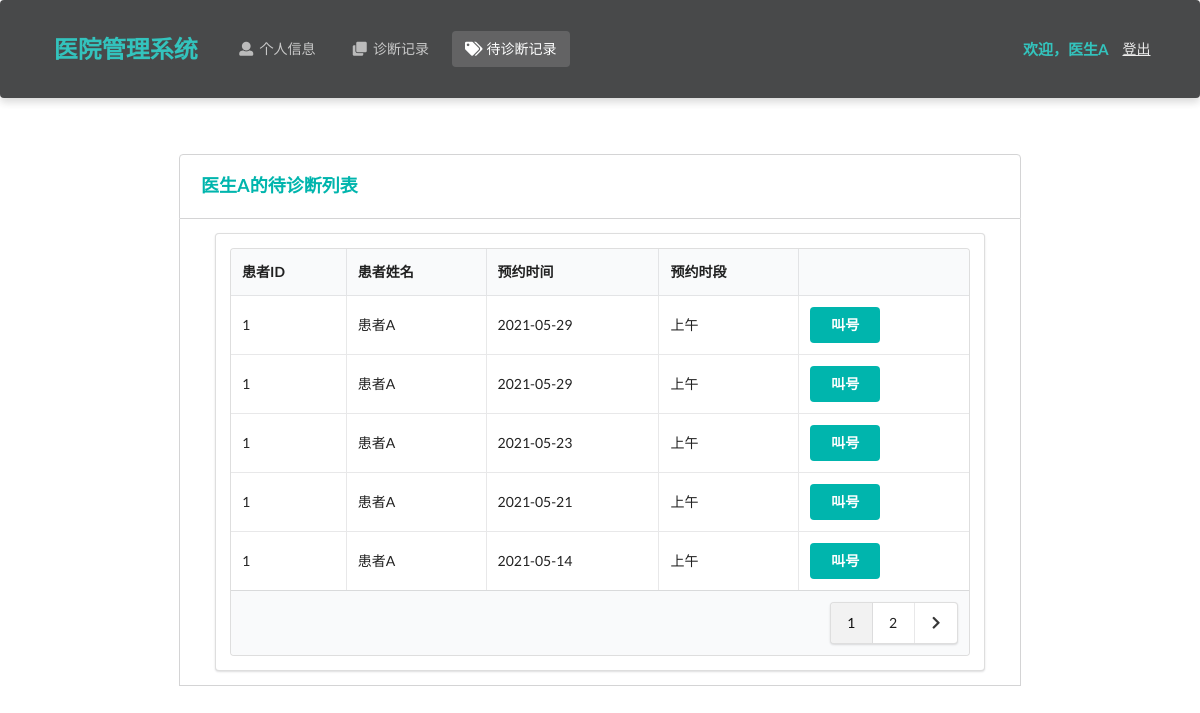
Before: /doctor/pendingDiagnosis/ (signed in) with the older database file.
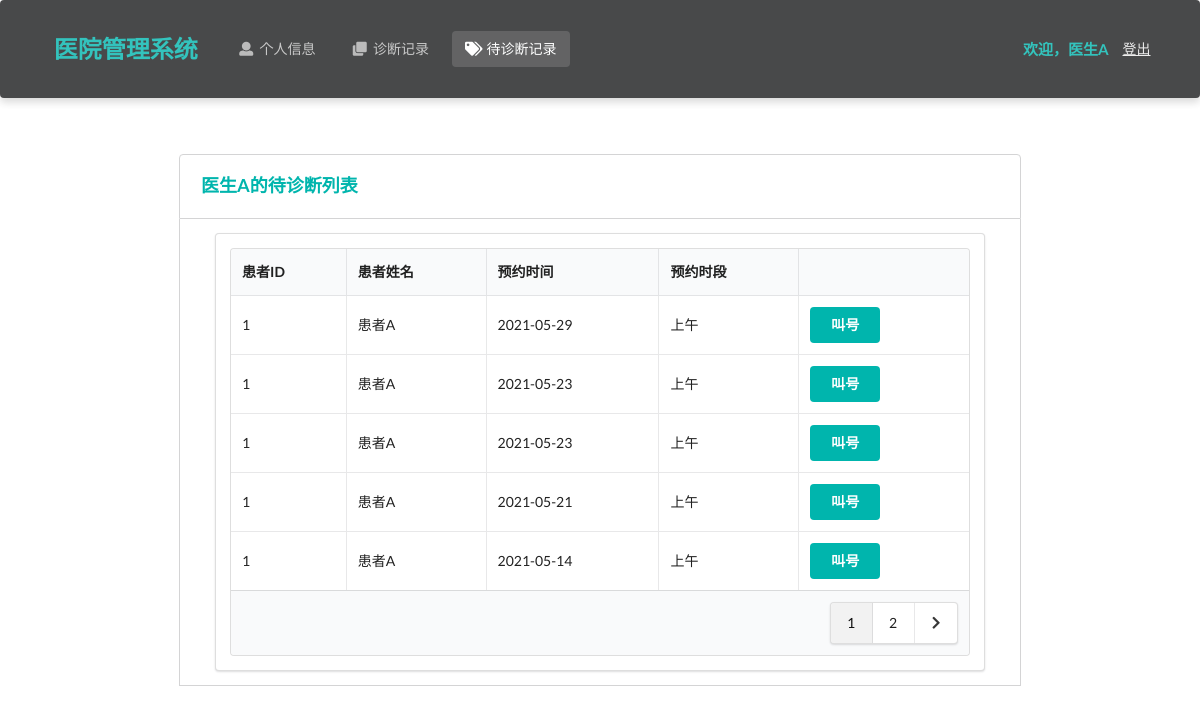
After: the same page with the newer database file.
### Hospital/models.py (models this page shows, shortened)
class Appointment(models.Model):
    time_choices = (
        ('Morning','上午'),
        ('Afternoon','下午')
    )
    patient = models.ForeignKey(Patient, on_delete=models.CASCADE) # 患者
    doctor = models.ForeignKey(Doctor, on_delete=models.CASCADE)  # 医生
    create_time = models.DateTimeField(auto_now_add=True)  # 创建时间
    appointment_date = models.DateTimeField()  # 预约日期
    appointment_time = models.CharField(max_length=10, choices=time_choices)  # 预约时间（上下午）
    isActive = models.BooleanField(default=True)  # 是否有效
    class Meta:
        ordering = ["-create_time"]

class Patient(models.Model):
    name = models.CharField(max_length=10)  # 姓名
    password = models.CharField(max_length=32)  # 密码
    gender = models.CharField(max_length=32, choices=gender_choices)  # 性别
    identity_card_no = models.CharField(max_length=32, unique=True)  # 身份证号
    medical_insurance = models.BooleanField()  # 是否有医保
    telephone_no = models.CharField(max_length=32)  # 电话号码
    birth_date = models.DateField()  # 出生日期
    create_time = models.DateTimeField(auto_now_add=True)  # 注册时间

### Hospital/doctorViews.py (the view)
# urls.py: path('doctor/pendingDiagnosis/', doctorViews.pendingDiagnosis),
def pendingDiagnosis(request):
    if request.method == 'POST':
        request.session['appointment_id'] = request.POST.get('appointment')
        return redirect('/doctor/pendingDiagnosis/call')
    identity_card_no = request.session['identity_card_no']
    doctor = models.Doctor.objects.get(identity_card_no=identity_card_no)
    appointment_records = models.Appointment.objects.filter(doctor=doctor, isActive=True)
    appointment_records = appointment_records.order_by('-appointment_date', '-appointment_time','-create_time')  # 排序
    num_per_page = 5
    paginator = Paginator(appointment_records, num_per_page)
    page = request.GET.get('page', 1)
    try:
        page_obj = paginator.page(page)
    except PageNotAnInteger:
        page_obj = paginator.page(1)
    except EmptyPage:
        page_obj = paginator.page(paginator.num_pages)
    is_paginated = True if paginator.num_pages > 1 else False
    page_range = paginator.get_elided_page_range(page, on_each_side=3, on_ends=2)
    return render(request, 'doctor/pending.html', locals())

### Hospital/templates/doctor/pending.html (shortened to what this page needs)
<!DOCTYPE html>
<html lang="ch">
<head>
    <link rel="stylesheet" href="https://cdn.jsdelivr.net/semantic-ui/2.2.4/semantic.min.css">
    <link rel="stylesheet" href="../../static/Hospital/css/me.css">
</head>
<body>
     <nav class="ui inverted  segment m-padded-tb-large m-shadow-small m-opacity-mini">
        <div class="ui container">
            <div class="ui inverted secondary stackable menu">
                <h2 class="ui teal header item">医院管理系统</h2>
                <a href="/doctor/info/" class="m-item item"><i class="user icon"></i>个人信息</a>
                <a href="/doctor/diagnosis/" class="m-item item"><i class="clone icon"></i>诊断记录</a>
                <a href="/doctor/pendingDiagnosis" class="active m-item item"><i class="tags icon"></i>待诊断记录</a>
                <div class="right m-item item">
                    <h4 class="ui teal header item">欢迎，{{ doctor.name }}</h4>
                    <a href="/doctor/logout/" class="text-success "><ins>登出</ins></a>
                </div>
            </div>
        </div>
    </nav>
    <div class="m-container-small m-padded-tb-big">
        <div class="container">
            <div class="ui top attached rounded padded segment">
                <div class="ui middle aligned two column grid">
                    <div class="column">
                        <h3 class="ui teal header">{{ doctor.name }}的待诊断列表</h3>
                    </div>
                </div>
            </div>
            <div class="ui attached segment">
                <div class="ui segment m-width-middle">
                    <table class="ui celled table">
                        <thead>
                            <tr>
                                <th>患者ID</th>
                                <th>患者姓名</th>
                                <th>预约时间</th>
                                <th>预约时段</th>
                                <th></th>
                            </tr>
                        </thead>
                        <tbody>
                            {% for rec in page_obj%}
                            <tr>
                                <td>{{ rec.patient.identity_card_no }}</td>
                                <td>{{ rec.patient.name }}</td>
                                <td>{{ rec.appointment_date|date:"Y-m-d" }}</td>
                                <td>{{ rec.get_appointment_time_display }}</td>
                                <td>
                                    <form action="" method="post">
                                    <button type="submit" class="ui teal centered button">叫号</button>
                                    </form>
                                </td>
                            </tr>
                            {% endfor %}
                        </tbody>
                      <tfoot>
                        {% if is_paginated %}
                        <tr><th colspan="5">
                          <div class="ui right floated pagination menu">
                              {% for i in page_range %}
                                {% if page_obj.number == i %}
                                    <a class="item active">{{ i }}</a>
                                {% elif i == '…' %}
                                    <a class="item" href="?page=1">{{ i }}</a>
                                {% else %}
                                    <a class="item" href="?page={{ i }}">{{ i }}</a>
                                {% endif %}
                              {% endfor %}
                              {% if page_obj.has_next %}
                              <a class="icon item" href ="?page={{ page_obj.next_page_number }}">
                              <i class="right chevron icon"></i>
                              </a>
                              {% endif %}
                          </div>
                        </th>
                      </tr>
                      {% endif %}
                      </tfoot>
                    </table>
                </div>
            </div>
        </div>
            </div>
    <br>
    <br>
    <br>
</body>
</html>

Changed rows visible on the page:
no longer on this page (row edited): Appointment: patient.identity_card_no "1", patient.name "患者A", appointment_date "2021-05-29", appointment_time "上午"
added Appointment: patient.identity_card_no "1", patient.name "患者A", appointment_date "2021-05-23", appointment_time "上午"
